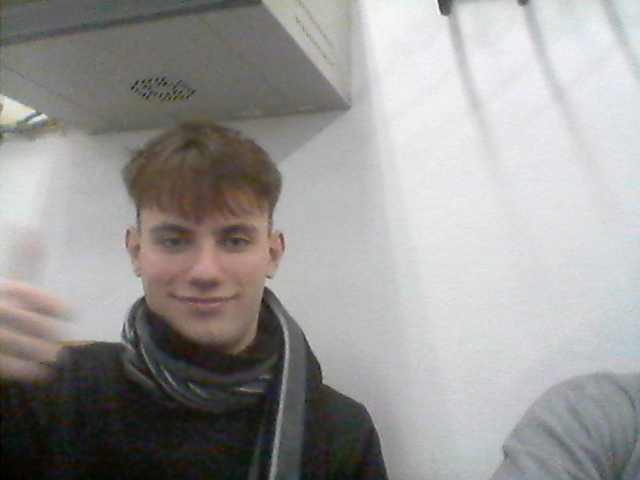
#> input picture open_cv/myimage_20240522_162233.png, 640 x 480 px
$ python ej09.py
#> lines starting #> are read from the running program, lines starting #| are printed output that depends on the picture
import cv2
image_paths = ["myimage_20240522_162233.png", "myimage_20240522_162247.png", "myimage_20240522_162255.png", "myimage_20240522_162304.png"]
#initialized a list of images
imgs = []

for i in range (len(image_paths)):
    imgs.append(cv2.imread(image_paths[i]))
    imgs[i] = cv2.resize(imgs[i], (0,0), fx=0.4, fy=0.4)
    #this is optional if your input images aren't too large. You don't need to scale down the image
    #In my case, the input images are of dimensions 3000x1200 abd due to this the resultant image
    #won't fit the screen scaling down the images
#showing the original pictures
cv2.imshow('1', imgs[0])
cv2.imshow('2', imgs[1])
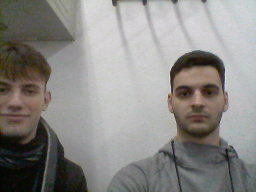
#> window '2': shape (192, 256, 3); mean B, G, R 134.1, 137, 139.1
cv2.imshow('3', imgs[2])
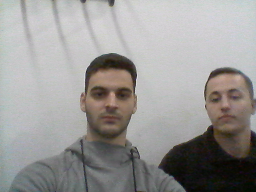
#> window '3': shape (192, 256, 3); mean B, G, R 149.3, 151.1, 153
cv2.imshow('4', imgs[3])
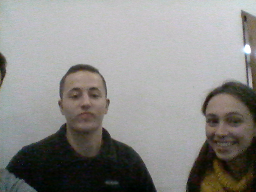
#> window '4': shape (192, 256, 3); mean B, G, R 135.7, 138.2, 139.2

stitchy = cv2.Stitcher.create()
(dummy, output) = stitchy.stitch(imgs)
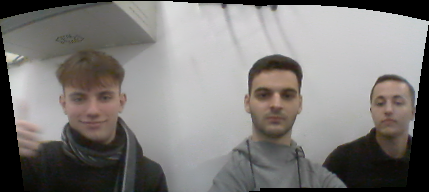
#> output: shape (192, 429, 3); mean of channels 0, 1, 2 121.6, 123.8, 126.6; drawn as B, G, R

if dummy != cv2.STITCHER_OK:
    #Checking if the stitching procedure is successful .stitch() function returns true value if
    #stitching is done successfully
    print("Stitching isn't successful")
else:
    print("Your Panorama is ready!!!")

#Final output
cv2.imshow("Final result", output)
cv2.waitKey(0)
